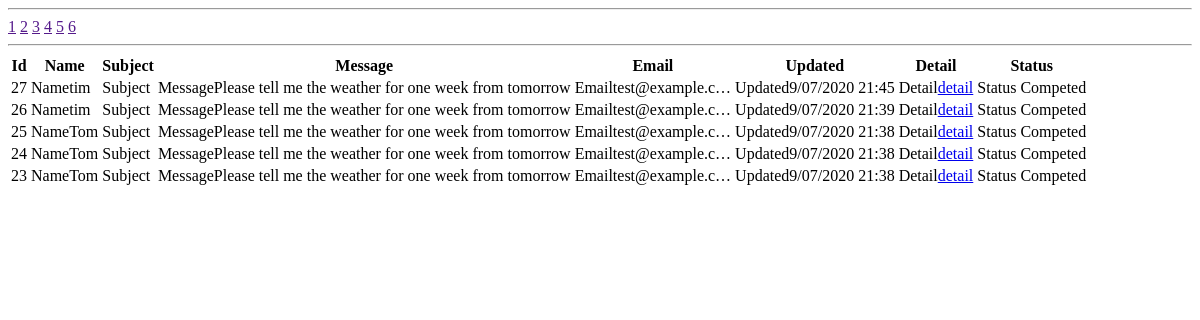
Before: /inquiry/list/ajax/response/ (signed in) with the older database file.
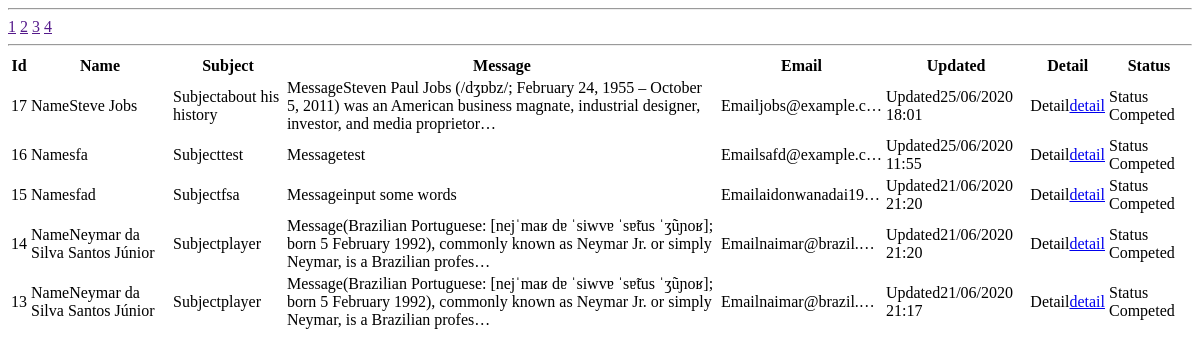
After: the same page with the newer database file.
### inquiry_apps/models.py (models this page shows, shortened)
class Inquiry(models.Model):
    class Meta:
        db_table = 'inquiry'
    name = models.CharField(verbose_name='name',
                                max_length=255)
    subject = models.CharField(verbose_name='subject',
                                max_length=255)
    message = models.CharField(verbose_name='message',
                                max_length=500)
    email = models.EmailField(verbose_name='email')
    created_at = models.DateTimeField(verbose_name='created_at',
                                        auto_now_add=True)
    updated_at = models.DateTimeField(verbose_name='updated_at',
                                        auto_now_add=True)
    inquiry_status = models.IntegerField(
        verbose_name='inquiry_status',
        choices=InquiryStatus.INQUIRY_STATUS_CHOICES,
        default=0
    )

### inquiry_apps/views.py (the view)
# urls.py: path('inquiry/list/ajax/response/', views.inquiry_list_ajax_response, name='inquiry_list_ajax_response'),
@login_required(login_url='/inquiry/login/')
@require_http_methods(['GET'])
def inquiry_list_ajax_response(request):
    qs = Inquiry.objects.order_by('updated_at').reverse()
    form = InquiryFindForm(request.GET)
    if form.is_valid():
        id_int = form.cleaned_data['id']
        email_str = form.cleaned_data['email']
        page_int = form.cleaned_data['page']
        word_str = form.cleaned_data['word']
    if email_str != None and email_str != '':
        qs = qs.filter(email__contains=email_str)
    if id_int is not None:
        qs = qs.filter(id=id_int)
    if word_str is not None:
        qs = qs.filter(message__contains=word_str)
    paginator = Paginator(qs, 5)
    try:
        inquiries_page = paginator.page(page_int)
    except:
        raise Http404('Page does not exist')
    context = {
        'inquiries_page': inquiries_page,
    }
    template = loader.get_template('inquiry_apps/inquiry_list_ajax/inquiry_list_ajax_response.html')
    return HttpResponse(template.render(context, request))

### inquiry_apps/forms.py (called while the page is built)
    def clean(self):
        cleaned_data = super().clean()
        return cleaned_data

    def clean_id(self):
        find_id = self.cleaned_data['id']
        return find_id

    def clean_email(self):
        email = self.cleaned_data['email']
        return email

    def clean_page(self):
        page =self.cleaned_data['page']
        if page == None:
            page = 1
        return page

    def clean_word(self):
        word = self.cleaned_data['word']
        return word

### inquiry_apps/templates/inquiry_apps/inquiry_list_ajax/inquiry_list_ajax_response.html
<table class="inquiry_list_table">
    <thead>
        <tr>
            <th>Id</th>
            <th>Name</th>
            <th>Subject</th>
            <th>Message</th>
            <th>Email</th>
            <th>Updated</th>
            <th>Detail</th>
            <th>Status</th>
        </tr>
    </thead>
    <hr>
    <div id="pager">
        {% for num in inquiries_page.paginator.page_range %}
        <a href="">{{ num }}</a>
        {% endfor %}
    </div>
    <hr>
    <tbody>
        {% for inquiry in inquiries_page %}
        <tr>
            <td>{{ inquiry.id }}</td>
            <td><div class="container"><span>Name</span><span>{{ inquiry.name|truncatechars:30 }}</span></div></td>
            <td><div class="container"><span>Subject</span><span>{{ inquiry.subject|truncatechars:100 }}</span></div></td>
            <td><div class="container"><span>Message</span><span>{{ inquiry.message|truncatechars:150 }}</span></div></td>
            <td><div class="container"><span>Email</span><span>{{ inquiry.email|truncatechars:15 }}</span></div></td>
            <td><div class="container"><span>Updated</span><span>{{ inquiry.updated_at|date:"j/m/Y H:i " }}</span></div></td>
            <td><div class="container"><span>Detail</span><span><a href="{% url 'inquiry_apps:comment_list' inquiry.id %}">detail</a></span></div></td>
            <td>
                <div class="container"><span>Status</span><span>
                {% if inquiry.inquiry_status == inquiry.InquiryStatus.Pending %}
                Penging
                {% elif inquiry.inquiry_status == inquiry.InquiryStatus.Ignore %}
                Ignore
                {% else %}
                Competed
                {% endif %}
                </span></div>
            </td>
        </tr>
        {% endfor %}
    </tbody>
</table>

Changed rows visible on the page:
removed Inquiry: id "27", name "tim", message "Please tell me the weather for one week from tomorrow", email "test@example.c…", updated_at "9/07/2020 21:45", inquiry_status "Competed"
removed Inquiry: id "26", name "tim", message "Please tell me the weather for one week from tomorrow", email "test@example.c…", updated_at "9/07/2020 21:39", inquiry_status "Competed"
removed Inquiry: id "25", name "Tom", message "Please tell me the weather for one week from tomorrow", email "test@example.c…", updated_at "9/07/2020 21:38", inquiry_status "Competed"
removed Inquiry: id "24", name "Tom", message "Please tell me the weather for one week from tomorrow", email "test@example.c…", updated_at "9/07/2020 21:38", inquiry_status "Competed"
removed Inquiry: id "23", name "Tom", message "Please tell me the weather for one week from tomorrow", email "test@example.c…", updated_at "9/07/2020 21:38", inquiry_status "Competed"
now on this page (row unchanged): Inquiry: id "17", name "Steve Jobs", subject "about his history", message "Steven Paul Jobs (/dʒɒbz/; February 24, 1955 – October 5, 2011) was an American business magnate, industrial designer, investor, and media proprietor…", email "jobs@example.c…", updated_at "25/06/2020 18:01", inquiry_status "Competed"
now on this page (row unchanged): Inquiry: id "16", name "sfa", subject "test", message "test", email "safd@example.c…", updated_at "25/06/2020 11:55", inquiry_status "Competed"
now on this page (row unchanged): Inquiry: id "15", name "sfad", subject "fsa", message "input some words", email "aidonwanadai19…", updated_at "21/06/2020 21:20", inquiry_status "Competed"
now on this page (row unchanged): Inquiry: id "14", name "Neymar da Silva Santos Júnior", subject "player", message "(Brazilian Portuguese: [nejˈmaʁ dɐ ˈsiwvɐ ˈsɐ̃tus ˈʒũɲoʁ]; born 5 February 1992), commonly known as Neymar Jr. or simply Neymar, is a Brazilian profes…", email "naimar@brazil.…", updated_at "21/06/2020 21:20", inquiry_status "Competed"
now on this page (row unchanged): Inquiry: id "13", name "Neymar da Silva Santos Júnior", subject "player", message "(Brazilian Portuguese: [nejˈmaʁ dɐ ˈsiwvɐ ˈsɐ̃tus ˈʒũɲoʁ]; born 5 February 1992), commonly known as Neymar Jr. or simply Neymar, is a Brazilian profes…", email "naimar@brazil.…", updated_at "21/06/2020 21:17", inquiry_status "Competed"
Other visible differences:
list line gone: "5"
list line gone: "6"
